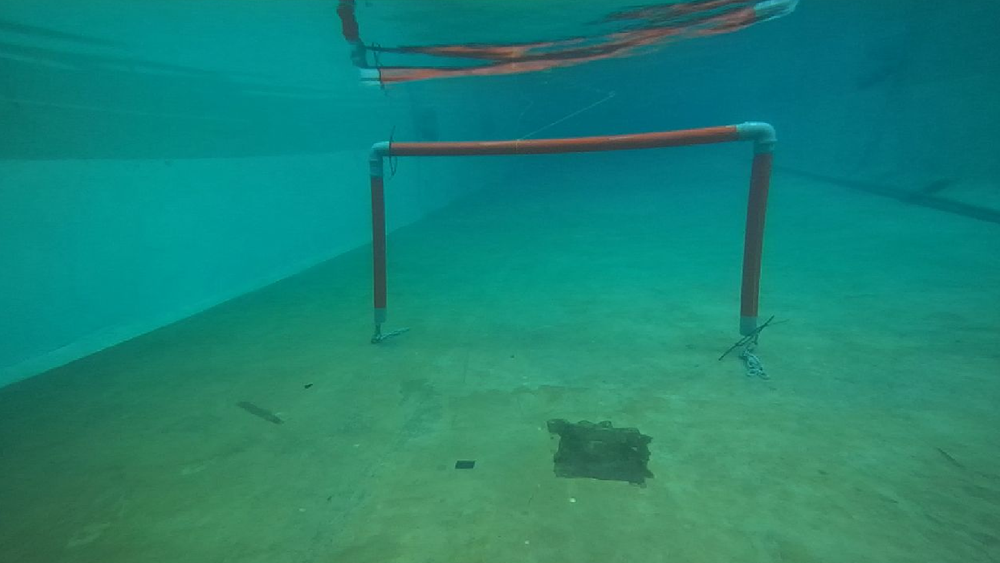
#> input picture feature_detection/test_image/gate_day1_medium_yaw.png, 1000 x 563 px, shrunk from 1701 x 958 before the run, found by its file name
$ python test_gate_detection.py   (older library calls are emulated)
#> lines starting #> are read from the running program, lines starting #| are printed output that depends on the picture
import numpy as np
import cv2 as cv2
import matplotlib.pyplot as plt


# def im2double(im):
#     """
#     Ensures that the returned image is a floating-point image,
#     with pixel values in the range [0,1].
#     """
#     if im.dtype == np.uint8: return im/255.0
#     else: return im

# def rgb_to_gray(I):
#     """
#     Converts a HxWx3 RGB image to a HxW grayscale image by averaging.
#     """
#     R = I[:,:,0]
#     G = I[:,:,1]
#     B = I[:,:,2]
#     return (R + G + B)/3.0

def draw_line(theta, rho, **args):
    """
    Draws a line given in normal form (rho, theta).
    Uses the current plot's xlim and ylim as bounds.
    """

    def clamp(a, b, a_min, a_max, rho, A, B):
        if a < a_min or a > a_max:
            a = np.fmax(a_min, np.fmin(a_max, a))
            b = (rho-a*A)/B
        return a, b

    x_min,x_max = np.sort(plt.xlim())
    y_min,y_max = np.sort(plt.ylim())
    c = np.cos(theta)
    s = np.sin(theta)
    if np.fabs(s) > np.fabs(c):
        x1 = x_min
        x2 = x_max
        y1 = (rho-x1*c)/s
        y2 = (rho-x2*c)/s
        y1,x1 = clamp(y1, x1, y_min, y_max, rho, s, c)
        y2,x2 = clamp(y2, x2, y_min, y_max, rho, s, c)
    else:
        y1 = y_min
        y2 = y_max
        x1 = (rho-y1*s)/c
        x2 = (rho-y2*s)/c
        x1,y1 = clamp(x1, y1, x_min, x_max, rho, c, s)
        x2,y2 = clamp(x2, y2, x_min, x_max, rho, c, s)
    plt.plot([x1, x2], [y1, y2], **args)

def derivative_of_gaussian(I, sigma):
    """
    Computes the gradient in the x and y direction using the derivatives
    of a 2-D Gaussian, as described in HW1 Task 3.6. Returns the gradient
    images (Ix, Iy) and the magnitude Im.
    """
    h = int(np.ceil(3*sigma))
    x = np.arange(2*h + 1) - h
    e = np.exp(-x**2/(2*sigma**2))
    g = e/np.sqrt(2*np.pi*sigma**2)
    d = -x*e/(sigma*sigma*sigma*np.sqrt(2*np.pi))
    Ix = np.zeros_like(I)
    Iy = np.zeros_like(I)
    for row in range(I.shape[0]): Ix[row,:] = np.convolve(I[row,:], d, mode='same')
    for col in range(I.shape[1]): Ix[:,col] = np.convolve(Ix[:,col], g, mode='same')
    for col in range(I.shape[1]): Iy[:,col] = np.convolve(I[:,col], d, mode='same')
    for row in range(I.shape[0]): Iy[row,:] = np.convolve(Iy[row,:], g, mode='same')
    return Ix, Iy, np.sqrt(Ix**2 + Iy**2)

def gaussian(I, sigma):
    """
    Applies a 2-D Gaussian blur with standard deviation sigma to
    a grayscale image I.
    """
    h = int(np.ceil(3*sigma))
    x = np.linspace(-h, +h, 2*h + 1)
    g = np.exp(-x**2/(2*sigma**2))/np.sqrt(2*np.pi*sigma**2)
    Ig = np.zeros_like(I)
    for row in range(I.shape[0]): Ig[row,:] = np.convolve(I[row,:], g, mode='same')
    for col in range(I.shape[1]): Ig[:,col] = np.convolve(Ig[:,col], g, mode='same')
    return Ig

def extract_edges(Ix, Iy, Im, threshold):
    """
    Returns the x, y coordinates of pixels whose gradient
    magnitude is greater than the threshold. Also, returns
    the angle of the image gradient at each extracted edge.
    """
    y,x = np.nonzero(Im > threshold)
    theta = np.arctan2(Iy[y,x], Ix[y,x])
    return x, y, theta

def extract_local_maxima(H, threshold):
    """
    Returns the row and column of cells whose value is strictly greater than its
    8 immediate neighbors, and greater than or equal to a threshold. The threshold
    is specified as a fraction of the maximum array value.

    Note: This returns (row,column) coordinates.
    """
    assert(len(H.shape) == 2) # Must be gray-scale array
    assert(threshold >= 0 and threshold <= 1) # Threshold is specified as fraction of maximum array value
    absolute_threshold = threshold*H.max()
    maxima = []
    for row in range(1, H.shape[0]-1):
        for col in range(1, H.shape[1]-1):
            window = H[row-1:row+2, col-1:col+2]
            center = window[1,1]
            window[1,1] = 0.0
            if center > window.max() and center >= absolute_threshold:
                maxima.append((row,col))
            window[1,1] = center
    maxima = np.array(maxima)
    return maxima[:,0], maxima[:,1]


def hough_transform(image,N_rho, N_theta,blur_sigma, line_threshold):
    ## calling functions
    img_contrast = cv2.multiply(img_gray,2.3)
    Ix, Iy, Im     = derivative_of_gaussian(img_contrast, sigma=blur_sigma) # See HW1 Task 3.6
    x,y,theta      = extract_edges(Ix, Iy, Im, edge_threshold)

    ## getting height and weight
    height = image.shape[0]
    width = image.shape[1]

    ## initializing boundaries of polar coordinates
    rho_max = np.sqrt(height^2 + width^2)
    rho_min = -rho_max
    theta_max = np.pi
    theta_min = - theta_max

    ## computating accumulator array (hough space)
    H = np.zeros((N_rho, N_theta))
    rho = (x + 0.5)*np.cos(theta) + (y + 0.5)*np.sin(theta)
    rows = np.floor(N_rho*(rho - rho_min)/(rho_max - rho_min)).astype(np.int)
    cols = np.floor(N_theta*(theta - theta_min)/(theta_max - theta_min)).astype(np.int)
    for row,col in zip(rows,cols):
        if row >= 0 and row < N_rho and col >= 0 and col < N_theta:
            H[row,col] += 1

    ## extracting maxima
    peak_rows,peak_cols = extract_local_maxima(H, threshold=line_threshold)
    peak_rho   = rho_min + (rho_max - rho_min)*(peak_rows + 0.5)/N_rho
    peak_theta = theta_min + (theta_max - theta_min)*(peak_cols + 0.5)/N_theta

    print(peak_rows, peak_cols)

    plt.figure()
    plt.imshow(H, extent=[theta_min, theta_max, rho_max, rho_min], aspect='auto')
    plt.colorbar(label='Votes')
    plt.scatter(peak_theta, peak_rho, linewidths=1, edgecolor='red', color='none', s=40)
    plt.title('Accumulator array')
    plt.xlabel('$\\theta$ (radians)')
    plt.ylabel('$\\rho$ (pixels)')

    plt.figure()
    plt.imshow(image)
    plt.xlim([0, image.shape[1]])
    plt.ylim([image.shape[0], 0])
    for theta,rho in zip(peak_theta,peak_rho):
        draw_line(theta, rho, color='yellow')
    plt.title('Dominant lines')
    # plt.savefig('out_lines.png', bbox_inches='tight', pad_inches=0) # Uncomment to save figure

    plt.show()
    return H


blur_sigma = 1
edge_threshold = 0.5
N_rho = 500
N_theta = 500
line_threshold = 0.2

img = cv2.imread('feature_detection/test_image/gate_day1_medium_yaw.png')
#> img is the input picture: shape (563, 1000, 3); mean B, G, R 116.6, 132.3, 28.2
img_gray = cv2.cvtColor(img, cv2.COLOR_BGR2GRAY)
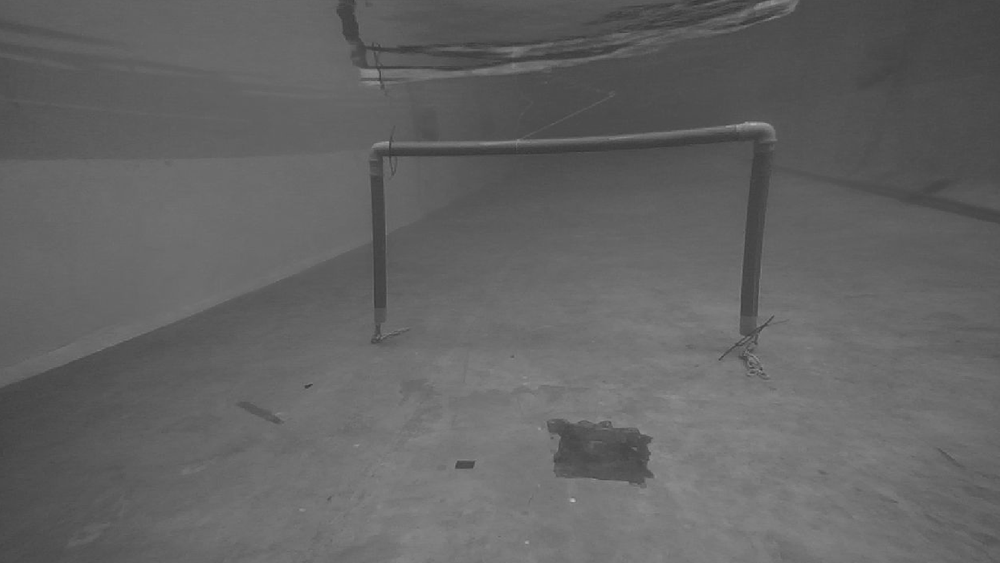
#> img_gray: shape (563, 1000); min 51, max 191, mean 99.4
# img_blur = cv2.blur(img_gray, (5,5)) # welche Kernel Size ist für diese Anwendung passend?

H = hough_transform(img_gray,N_rho, N_theta,blur_sigma, line_threshold)
#> in hough_transform, `img_contrast = cv2.multiply(img_gray,2.3)`:
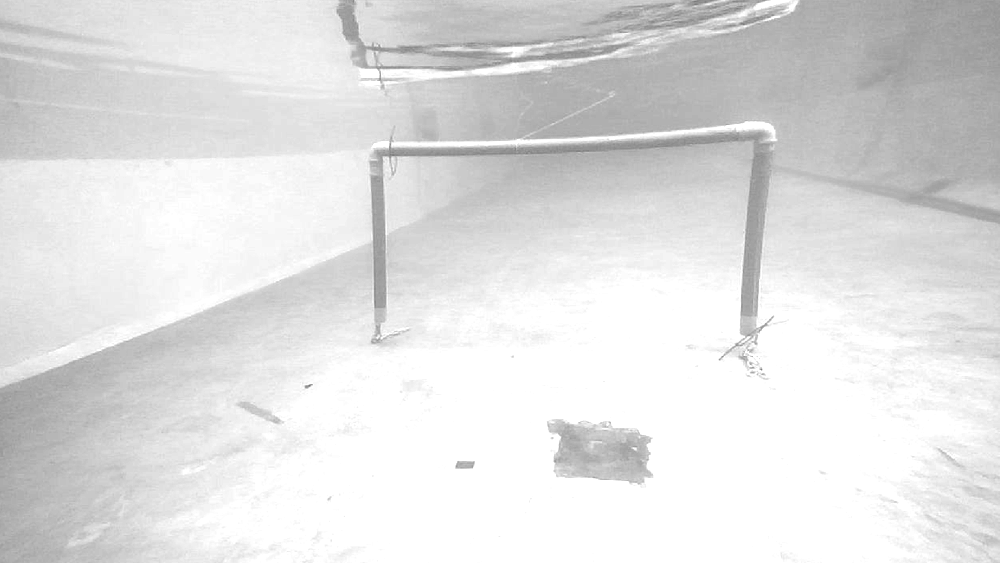
#> img_contrast: shape (563, 1000); min 117, max 255, mean 224
#> after the loop in derivative_of_gaussian, `for col in range(I.shape[1]): Ix[:,col] = np.convolve(Ix[:,col], g, mo..`:
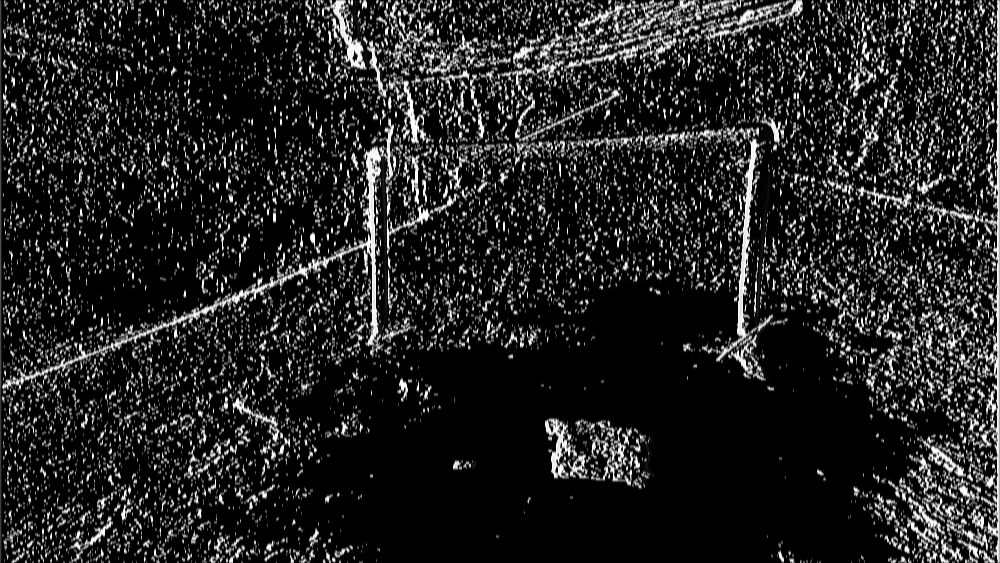
#> Ix: shape (563, 1000); min 0, max 254, mean 34.9
#> after the loop in derivative_of_gaussian, `for col in range(I.shape[1]): Iy[:,col] = np.convolve(I[:,col], d, mod..`:
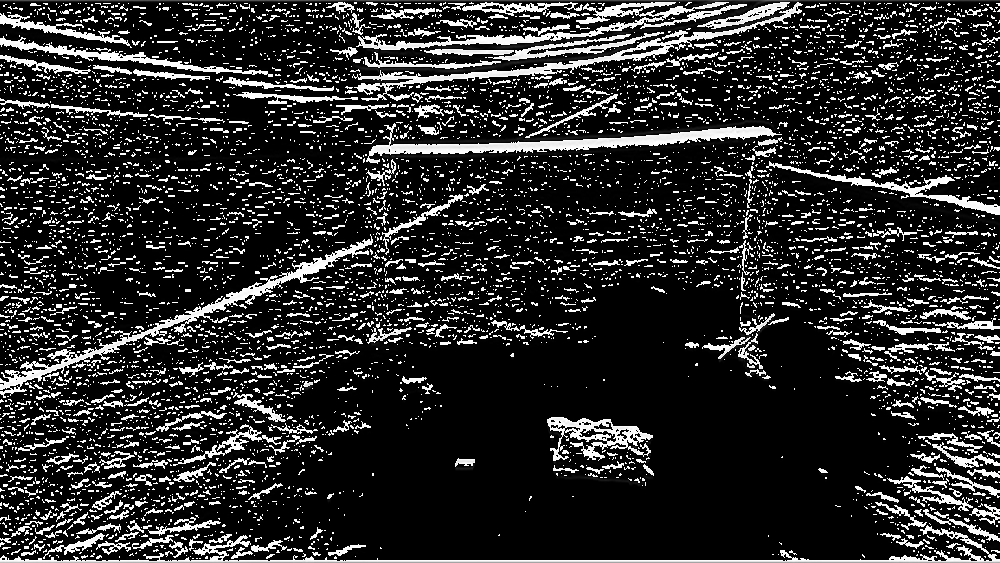
#> Iy: shape (563, 1000); min 0, max 255, mean 43.8
#> in hough_transform, `Ix, Iy, Im     = derivative_of_gaussian(img_contrast, sigma=blur_sigma)`:
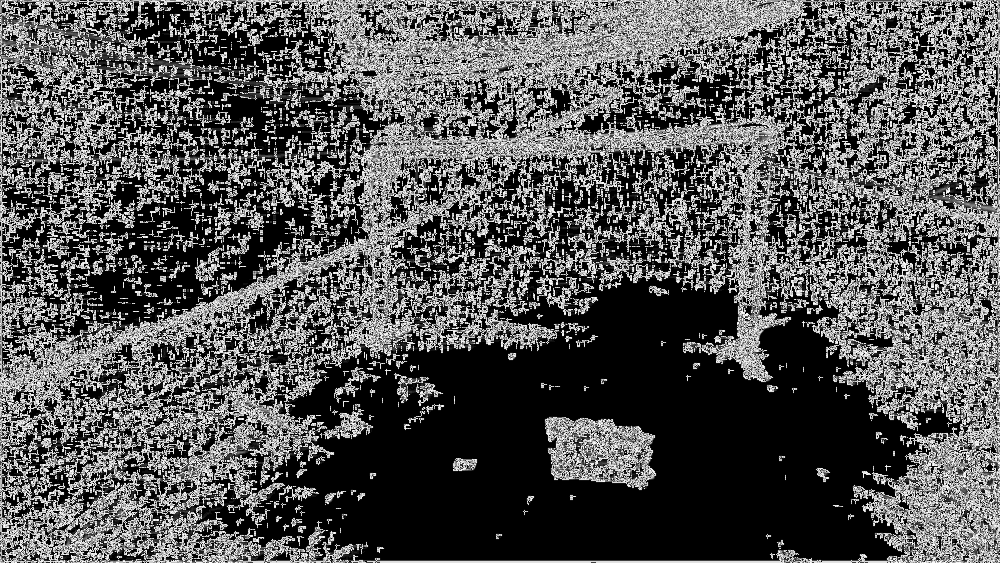
#> Im: shape (563, 1000) float16; min 0, max 15.91, mean 5.35; drawn with min black and max white
#> the loop in hough_transform, `for row,col in zip(rows,cols):` made 333875 passes
#> (row, col) on passes 1 to 3: (258, 312), (259, 355), (256, 373)
#> after the loop in hough_transform, `for row,col in zip(rows,cols):`:
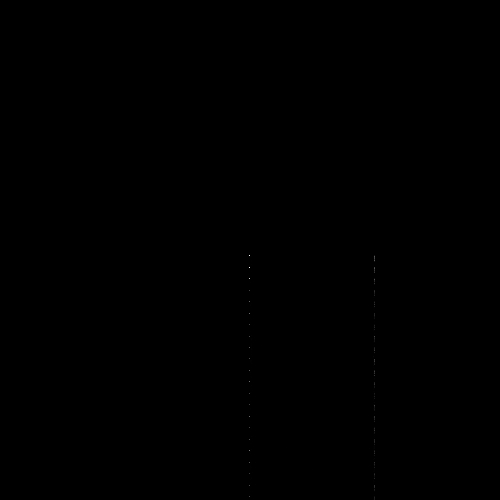
#> H: shape (500, 500) float64; min 0, max 266, mean 0; drawn with min black and max white
#> in extract_local_maxima, `absolute_threshold = threshold*H.max()`: absolute_threshold = 53.2
#> after the loop in extract_local_maxima, `for row in range(1, H.shape[0]-1):`: maxima = 37 pairs, first value 255 to 496, second value 249 to 374
#> in hough_transform, `peak_rows,peak_cols = extract_local_maxima(H, threshold=line_threshold)`: peak_rows = 37 values from 255 to 496; peak_cols = 37 values, max 374 at index 1, min 249 at index 0, mean 299.7
#> in hough_transform, `peak_rho   = rho_min + (rho_max - rho_min)*(peak_rows + 0.5)/N_rho`: peak_rho = 37 values from 0.479 to 21.49
#> in hough_transform, `peak_theta = theta_min + (theta_max - theta_min)*(peak_cols + 0.5)/N_t..`: peak_theta = 37 values, max 1.56 at index 1, min -0.00628 at index 0, mean 0.631
#| [255 256 258 260 267 268 270 272 278 279 290 301 313 324 336 336 347 350
#|  358 359 361 370 371 375 381 393 404 405 416 427 430 439 450 462 473 485
#|  496] [249 374 374 374 249 374 374 374 249 374 249 249 249 249 249 374 249 374
#|  249 374 374 249 374 374 249 249 249 374 249 249 374 249 249 249 249 249
#|  249]
#> the loop in hough_transform, `for theta,rho in zip(peak_theta,peak_rho):` made 37 passes
#> (theta, rho, c in draw_line, s in draw_line, y1 in draw_line, y2 in draw_line, x1 in draw_line, x2 in draw_line) on passes 1, 5, 9, 11, 12, 13, 14, 15, 17, 19, 22, 25: (-0.00628, 0.479, 1, -0.00628, 0, 563, 0.479, 4.02), (-0.00628, 1.53, 1, -0.00628, 0, 563, 1.53, 5.06), (-0.00628, 2.48, 1, -0.00628, 0, 563, 2.48, 6.02), (-0.00628, 3.53, 1, -0.00628, 0, 563, 3.53, 7.07), (-0.00628, 4.49, 1, -0.00628, 0, 563, 4.49, 8.03), (-0.00628, 5.54, 1, -0.00628, 0, 563, 5.54, 9.07), (-0.00628, 6.49, 1, -0.00628, 0, 563, 6.49, 10.03), (-0.00628, 7.54, 1, -0.00628, 0, 563, 7.54, 11.08), (-0.00628, 8.5, 1, -0.00628, 0, 563, 8.5, 12.04), (-0.00628, 9.46, 1, -0.00628, 0, 563, 9.46, 13), (-0.00628, 10.5, 1, -0.00628, 0, 563, 10.51, 14.04), (-0.00628, 11.46, 1, -0.00628, 0, 563, 11.46, 15)
#> (theta, rho, c in draw_line, s in draw_line, x1 in draw_line, x2 in draw_line, y1 in draw_line, y2 in draw_line) on passes 16, 18, 20, 21, 23, 24: (1.56, 7.54, 0.00628, 1, 0, 1000, 7.54, 1.26), (1.56, 8.76, 0.00628, 1, 0, 1000, 8.76, 2.48), (1.56, 9.55, 0.00628, 1, 0, 1000, 9.55, 3.26), (1.56, 9.72, 0.00628, 1, 0, 1000, 9.72, 3.44), (1.56, 10.59, 0.00628, 1, 0, 1000, 10.59, 4.31), (1.56, 10.94, 0.00628, 1, 0, 1000, 10.94, 4.66)
#> in hough_transform, `plt.show()`:
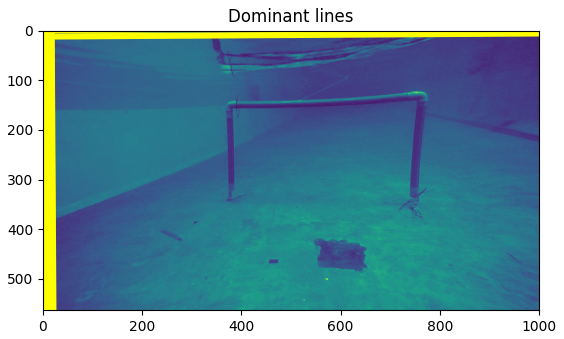
#> figure drawn by matplotlib, 1 panel

# [7 lines of commented-out code are left out]
